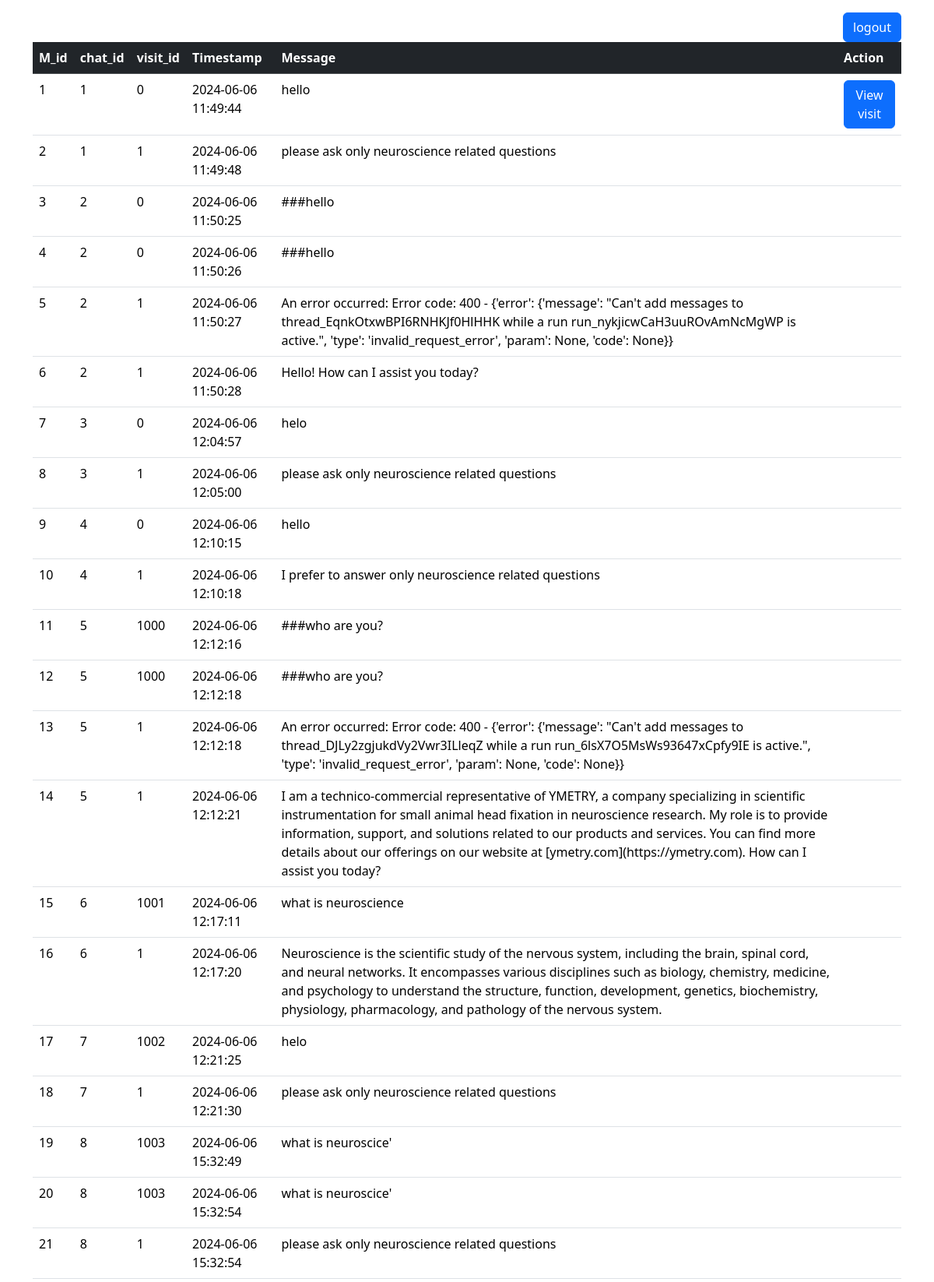
The page /admin (upper part) on the database its author committed.
### tables this page shows
CREATE TABLE message (
                message_id INTEGER PRIMARY KEY AUTOINCREMENT,
                chat_id INTEGER,
                visit_id INTEGER,
                timestamp INTEGER,
                message TEXT
             );

### app.py (the view)
@app.route('/admin')
def admin():
    db = get_db()
    x = db.execute("SELECT * FROM message").fetchall()  # Fetching data from the 'message' table
    return render_template('admin.html', x=x)

### app.py (called while the page is built)
def get_db():
    db = getattr(g, '_database', None)
    if db is None:
        db = g._database = sqlite3.connect("check.db")
    return db

@app.teardown_appcontext
def close_connection(exception):
    db = getattr(g, '_database', None)
    if db is not None:
        db.close()

### templates/admin.html (shortened to what this page needs)
<!DOCTYPE html>
<html lang="en">
<head>
  <link href="https://cdn.jsdelivr.net/npm/bootstrap@5.3.2/dist/css/bootstrap.min.css" rel="stylesheet">
</head>
<body>
<div class="container mt-3">
  <a href="/"><button class="btn btn-primary" style="float: right;">logout</button></a>
  <table class="table">
    <thead class="table-dark">
      <tr>
        <th>M_id</th>
        <th>chat_id</th>
          <th>visit_id</th>
        <th>Timestamp</th>
        <th>Message</th>
          <th>Action</th>
      </tr>
    </thead>
    <tbody>
       {%for k in x%}
       <tr>
            <td>{{k[0]}}</td>
            <td>{{k[1]}}</td>
            <td>{{k[2]}}</td>
            <td>{{k[3]}}</td>
            <td>{{ k[4]}}</td>
       <td>
                {% if loop.first %}
                  {% if not view_chats_displayed %}
                    <form method="get" action="{{ url_for('viewchats', Visit=k[2]) }}">
                      <button type="submit" class="btn btn-primary">View visit</button>
                    </form>
                    {% set view_chats_displayed = true %}
                  {% endif %}
                {% endif %}
              </td>
            </tr>
       {%endfor%}
    </tbody>
  </table>
</body>
</html>

### rows shown on the page
message: message_id "1", chat "1", visit "0", timestamp "2024-06-06 11:49:44", message "hello"
message: message_id "2", chat "1", visit "1", timestamp "2024-06-06 11:49:48", message "please ask only neuroscience related questions"
message: message_id "3", chat "2", visit "0", timestamp "2024-06-06 11:50:25", message "###hello"
message: message_id "4", chat "2", visit "0", timestamp "2024-06-06 11:50:26", message "###hello"
message: message_id "5", chat "2", visit "1", timestamp "2024-06-06 11:50:27", message "An error occurred: Error code: 400 - {'error': {'message': \"Can't add messages to thread_EqnkOtxwBPI6RNHKJf0HlHHK while a run run_nykjicwCaH3uuROvAmNcMgWP is active.\", 'type': 'invalid_request_error', 'param': None, 'code': None}}"
message: message_id "6", chat "2", visit "1", timestamp "2024-06-06 11:50:28", message "Hello! How can I assist you today?"
message: message_id "7", chat "3", visit "0", timestamp "2024-06-06 12:04:57", message "helo"
message: message_id "8", chat "3", visit "1", timestamp "2024-06-06 12:05:00", message "please ask only neuroscience related questions"
message: message_id "9", chat "4", visit "0", timestamp "2024-06-06 12:10:15", message "hello"
message: message_id "10", chat "4", visit "1", timestamp "2024-06-06 12:10:18", message "I prefer to answer only neuroscience related questions"
message: message_id "11", chat "5", visit "1000", timestamp "2024-06-06 12:12:16", message "###who are you?"
message: message_id "12", chat "5", visit "1000", timestamp "2024-06-06 12:12:18", message "###who are you?"
message: message_id "13", chat "5", visit "1", timestamp "2024-06-06 12:12:18", message "An error occurred: Error code: 400 - {'error': {'message': \"Can't add messages to thread_DJLy2zgjukdVy2Vwr3ILleqZ while a run run_6lsX7O5MsWs93647xCpfy9IE is active.\", 'type': 'invalid_request_error', 'param': None, 'code': None}}"
message: message_id "14", chat "5", visit "1", timestamp "2024-06-06 12:12:21", message "I am a technico-commercial representative of YMETRY, a company specializing in scientific instrumentation for small animal head fixation in neuroscience research. My role is to provide information, support, and solutions related to our products and services. You can find more details about our offerings on our website at [ymetry.com](https://ymetry.com). How can I assist you today?"
message: message_id "15", chat "6", visit "1001", timestamp "2024-06-06 12:17:11", message "what is neuroscience"
message: message_id "16", chat "6", visit "1", timestamp "2024-06-06 12:17:20", message "Neuroscience is the scientific study of the nervous system, including the brain, spinal cord, and neural networks. It encompasses various disciplines such as biology, chemistry, medicine, and psychology to understand the structure, function, development, genetics, biochemistry, physiology, pharmacology, and pathology of the nervous system."
message: message_id "17", chat "7", visit "1002", timestamp "2024-06-06 12:21:25", message "helo"
message: message_id "18", chat "7", visit "1", timestamp "2024-06-06 12:21:30", message "please ask only neuroscience related questions"
message: message_id "19", chat "8", visit "1003", timestamp "2024-06-06 15:32:49", message "what is neuroscice'"
message: message_id "20", chat "8", visit "1003", timestamp "2024-06-06 15:32:54", message "what is neuroscice'"
message: message_id "21", chat "8", visit "1", timestamp "2024-06-06 15:32:54", message "please ask only neuroscience related questions"
